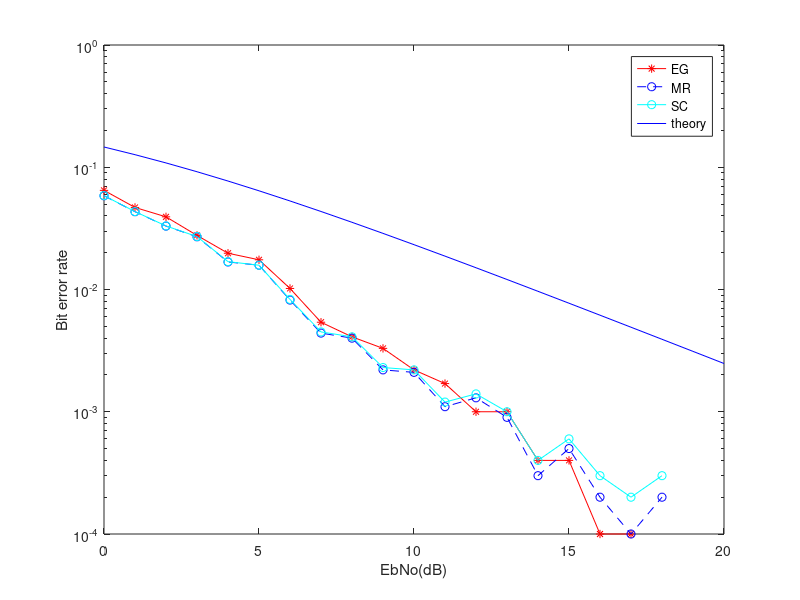

The MATLAB script that drew this image:
x = 1; % signal to transmit Eb = 1
TRIAL = 10000; %number of simulation runs per EbN0 %50000
for EbN0 = 0:1:20 %dB
    linear_EbN0 = 10^(EbN0/10); nvar = 1/(linear_EbN0); %calculation of N0, remember Eb = 1
    error1 = 0; %set error counter to 0
    error2 = 0; %set error counter to 0
    error3 = 0; %set error counter to 0
        for trial = 1:TRIAL % monte carlo trials.. count the errors
            n1 = sqrt(nvar/2)*randn; %noise for the first
            n2 = sqrt(nvar/2)*randn; %noise for the first
            h1 = sqrt(0.5)*abs(randn + j*randn); %rayleigh amplitude 1
            h2 = sqrt(0.5)*abs(randn + j*randn); %rayleigh amplitude 1

            %Equal Gain combining
            y1 = x*h1+n1; % Signal 1
            y2 = x*h2+n2; % Signal 2
            y_equal = 0.5*(y1+y2); 

            %Maximal Ratio combining
            a1 = (abs(h1))^2;
            a2 = (abs(h2))^2;
            y_maximal = x*(a1*h1+a2*h2)+a1*n1+a2*n2;

            %Selection combining
            P1 = chi2rnd(4);
            P2 = chi2rnd(4);
            as1 = P1*(abs(h1))^2;
            as2 = P2*(abs(h2))^2;
            if as1 >= as2
                y_selection = x*(as1*h1)+as1*n1;
            end
            if as1 < as2
                y_selection = x*(as2*h2)+as2*n2;
            end

            if y_equal < 0 %define decision region as 0 
                error1 = error1 + 1;
            end
            if y_maximal < 0 
                error2 = error2 + 1;
            end
            if y_selection < 0 
                error3 = error2 + 1;
            end
        end
    BER1(EbN0+1) = error1/(TRIAL);
    BER2(EbN0+1) = error2/(TRIAL);
    BER3(EbN0+1) = error3/(TRIAL);
end
% plot simulations
figure
EbNo=0:1:20; %changed from 10
mu = 10.^(EbNo./10);
ber_theory = (1/2)*(1 - sqrt(mu ./ (mu + 1))); 
semilogy(EbNo,BER1,'r*-',EbNo,BER2,'b--o',EbNo,BER3,'c-o',EbNo,ber_theory,'b'); % plot EG BER vs EbNo 
legend('EG','MR','SC','theory');
xlabel('EbNo(dB)') %Label for x-axis
ylabel('Bit error rate') %Label for y-axis